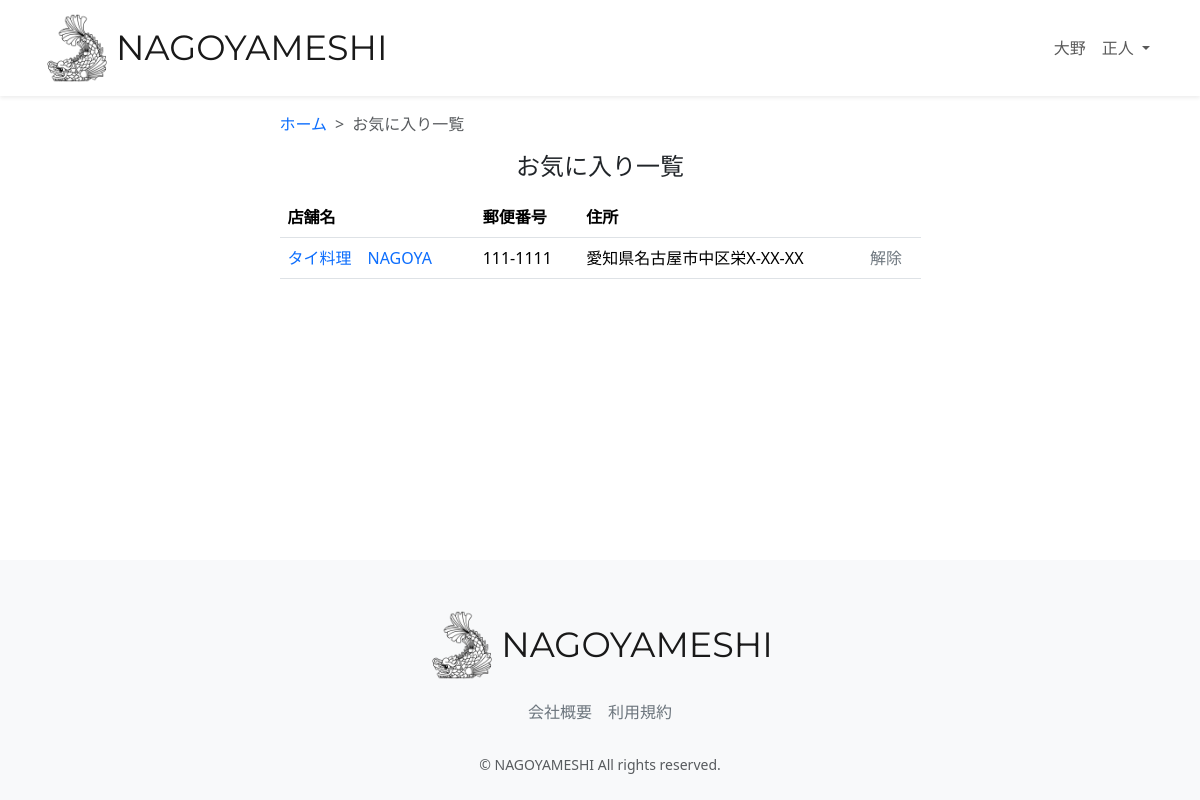
The app's page /favorite-list/ (signed in) with its own data.
### accounts/models.py (models this page shows, shortened)
class CustomUser(AbstractUser):
    user_name = models.CharField(
        max_length=128, null=True, blank=True, verbose_name="ユーザー名前"
    )
    hurigana = models.CharField(
        max_length=128, null=True, blank=True, verbose_name="フリガナ"
    )
    zip_code = models.CharField(
        max_length=16, null=True, blank=True, verbose_name="郵便番号"
    )
    address = models.CharField(
        max_length=255, null=True, blank=True, verbose_name="住所"
    )
    phone_number = models.CharField(
        max_length=20, null=True, blank=True, verbose_name="電話番号"
    )
    birthday = models.CharField(
        max_length=20, null=True, blank=True, verbose_name="誕生日"
    )
    job = models.CharField(max_length=255, null=True, blank=True, verbose_name="職業")
    subscription = models.BooleanField(null=True, default=False, verbose_name="有料会員")
    card_name = models.CharField(max_length=128, null=True, blank=True,verbose_name='カード名義')
    card_number = models.CharField(max_length=128, null=True, blank=True,verbose_name='カード番号')
    class Meta:
        verbose_name = '会員一覧'
        verbose_name_plural = "会員一覧"

### restaurant/models.py (models this page shows, shortened)
class Favorite(models.Model):
    user = models.ForeignKey(
        CustomUser,
        verbose_name="ユーザー",
        on_delete=models.PROTECT,
        null=True,
        blank=True,
    )
    restaurant = models.ForeignKey(
        Restaurant, verbose_name="レストラン", on_delete=models.PROTECT
    )
    created_at = models.DateTimeField(
        verbose_name="お気に入り登録日時", auto_now_add=True
    )
    updated_at = models.DateTimeField(verbose_name="お気に入り更新日時", auto_now=True)
    class Meta:
        verbose_name = 'お気に入り一覧'
        verbose_name_plural = "お気に入り一覧"

class Restaurant(models.Model):
    name = models.CharField(verbose_name="店舗名", max_length=64)
    description = models.CharField(verbose_name="説明", max_length=128)
    price = models.CharField(verbose_name="価格帯", max_length=32)
    zip_code = models.CharField(verbose_name="郵便番号", max_length=32)
    address = models.CharField(verbose_name="住所", max_length=128)
    business_time = models.CharField(verbose_name="営業時間", max_length=64)
    close_day_of_week = models.CharField(verbose_name="定休日", max_length=32)
    seats_number = models.CharField(verbose_name="座席数", max_length=32)
    category = models.ForeignKey(
        Category, verbose_name="カテゴリー", on_delete=models.PROTECT
    )
    rate = models.FloatField(verbose_name="レート", default=0.0)
    review_num = models.IntegerField(verbose_name="レビュー数", default=0)
    reservation_num = models.IntegerField(verbose_name="予約数", default=0)
    photo = models.ImageField(verbose_name="写真", blank=True, null=True)
    created_at = models.DateTimeField(verbose_name="作成日時", auto_now_add=True)
    updated_at = models.DateTimeField(verbose_name="更新日時", auto_now=True)
    class Meta:
        verbose_name = '店舗一覧'
        verbose_name_plural = "店舗一覧"

### restaurant/views.py (the view)
# urls.py: path("favorite-list/", views.FavoriteListView.as_view(), name="favorite_list"),
class FavoriteListView(generic.ListView):
    model = models.Favorite
    template_name = "favorite/favorite_list.html"
    def get_queryset(self):
        user_id = self.request.user.id
        queryset = models.Favorite.objects.filter(user_id=user_id).order_by(
            "-created_at"
        )
        return queryset

### restaurant/templates/favorite/favorite_list.html (shortened to what this page needs)
{% extends "layout/base.html" %}
{% load static %}
{% block content %}
<main>
  <div class="container nagoyameshi-container pb-5">
    <div class="row justify-content-center">
      <div class="col-xxl-6 col-xl-7 col-lg-8 col-md-10">
        <nav class="my-3" style="--bs-breadcrumb-divider: '>';" aria-label="breadcrumb">
          <ol class="breadcrumb mb-0">
            <li class="breadcrumb-item"><a href="{% url 'top_page' %}">ホーム</a></li>
            <li class="breadcrumb-item active" aria-current="page">お気に入り一覧</li>
          </ol>
        </nav>
        <h1 class="mb-3 text-center">お気に入り一覧</h1>
        <table class="table">
          <thead>
            <tr>
              <th scope="col">店舗名</th>
              <th scope="col">郵便番号</th>
              <th scope="col">住所</th>
              <th scope="col"></th>
            </tr>
          </thead>
          <tbody>
            {% for favorite in object_list %}
            <tr>
              <td>
                <a href="{% url 'restaurant_detail' favorite.restaurant.id %}">
                  {{ favorite.restaurant.name }}
                </a>
              </td>
              <td>{{ favorite.restaurant.zip_code }}</td>
              <td> {{ favorite.restaurant.address }}</td>
              <td><a href="#" class="link-secondary" data-bs-toggle="modal" data-bs-target="#removeFavoriteModal" data-favorite-id="{{ favorite.id }}" data-restaurant-name=" {{ favorite.restaurant.name }}">解除</a></td>
            </tr>
          </tbody>
          {% endfor %}
        </table>
      </div>
    </div>
  </div>
</main>
{% endblock %}

### restaurant/templates/layout/base.html (shortened to what this page needs)
{% load static %}
<!DOCTYPE html>
<html lang="ja">
  <head>
    <link href="https://cdn.jsdelivr.net/npm/bootstrap@5.3.3/dist/css/bootstrap.min.css" rel="stylesheet">
    <link href="{% static 'css/nagoyameshi.css' %}" rel="stylesheet">
  </head>
  <body>
    <div id="app" class="wrapper">
      <nav class="navbar navbar-expand-md navbar-light bg-white shadow-sm">
        <div class="container nagoyameshi-container">
          <a class="navbar-brand app-name" href="{% url 'top_page' %}">
            <div class="d-flex align-items-center">
              <img class="nagoyameshi-logo me-1" src="{% static 'images/logo/logo.png' %}" alt="nagoyameshi">
              NAGOYAMESHI
            </div>
          </a>
          <div class="collapse navbar-collapse" id="navbarSupportedContent">
            <ul class="navbar-nav ms-auto">
              {% if user.subscription %}
              <li class="nav-item dropdown">
                <a id="navbarDropdown" class="nav-link dropdown-toggle" href="#" role="button" data-bs-toggle="dropdown" aria-haspopup="true" aria-expanded="false" v-pre>
                  {{ user.user_name }}
                </a>
              </li>
              {% endif %}
            </ul>
          </div>
        </div>
      </nav>
      {% block content %}{% endblock %}
      <footer class="bg-light">
        <div class="d-flex justify-content-center footer-logo">
          <a class="navbar-brand app-name" href="{% url 'top_page' %}">
            <div class="d-flex align-items-center">
              <img class="nagoyameshi-logo me-1" src="{% static 'images/logo/logo.png' %}" alt="nagoyameshi">
              NAGOYAMESHI
            </div>
          </a>
        </div>
        <div class="d-flex justify-content-center footer-link">
          <a href="{% url 'company_page' %}" class="link-secondary me-3">会社概要</a>
          <a href="{% url 'terms_page' %}" class="link-secondary">利用規約</a>
        </div>
        <p class="text-center text-muted small mb-0">&copy; NAGOYAMESHI All rights reserved.</p>
      </footer>
    </div>
  </body>
</html>

### static/css/nagoyameshi.css (style rules this page uses)
.wrapper { min-height: 100vh; position: relative; padding-bottom: 240px; box-sizing: border-box; }
.nagoyameshi-logo { height: 70px; }
.app-name { font-family: "Montserrat", sans-serif; font-optical-sizing: auto; font-weight: weight; font-style: normal; font-size: 35px; color: #191919; }
footer { width: 100%; height: 240px; position: absolute; bottom: 0; padding: 50px 15px; }
.footer-logo { margin-bottom: 20px; }
.footer-link { margin-bottom: 30px; }
h1 { font-size: 1.5rem; }
a { text-decoration: none !important; }

### records on screen
CustomUser: user_name "大野 正人"
Favorite: restaurant.name "タイ料理 NAGOYA", restaurant.zip_code "111-1111", restaurant.address "愛知県名古屋市中区栄X-XX-XX"
